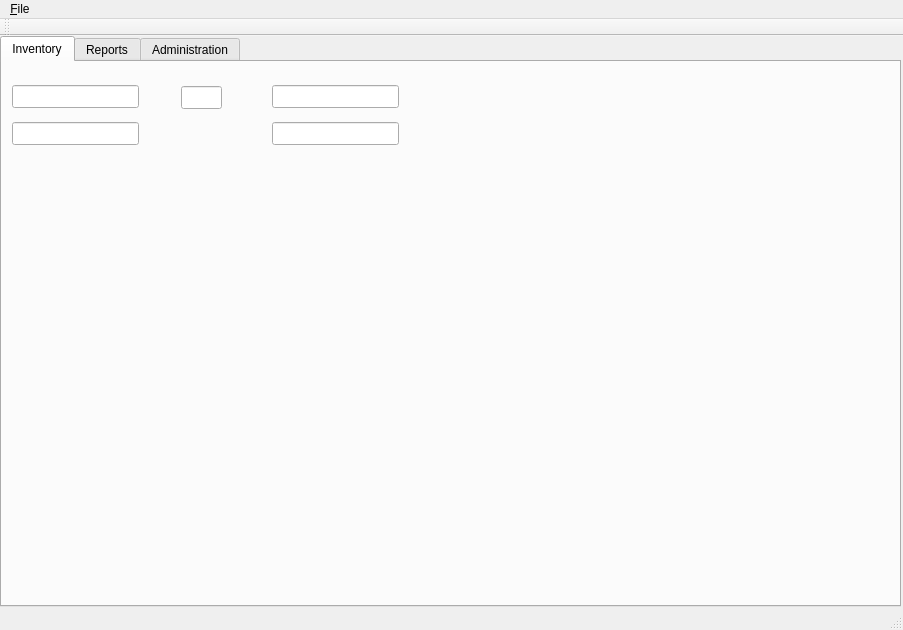
<?xml version="1.0" encoding="UTF-8"?>
<ui version="4.0">
 <class>HomePage</class>
 <widget class="QMainWindow" name="HomePage">
  <property name="geometry">
   <rect>
    <x>0</x>
    <y>0</y>
    <width>903</width>
    <height>630</height>
   </rect>
  </property>
  <property name="windowTitle">
   <string>HomePage</string>
  </property>
  <widget class="QWidget" name="centralWidget">
   <widget class="QTabWidget" name="tabWidget">
    <property name="geometry">
     <rect>
      <x>0</x>
      <y>0</y>
      <width>901</width>
      <height>571</height>
     </rect>
    </property>
    <property name="currentIndex">
     <number>0</number>
    </property>
    <widget class="QWidget" name="tab_1">
     <attribute name="title">
      <string>Inventory</string>
     </attribute>
     <widget class="QLineEdit" name="parts">
      <property name="geometry">
       <rect>
        <x>10</x>
        <y>23</y>
        <width>127</width>
        <height>23</height>
       </rect>
      </property>
      <property name="clearButtonEnabled">
       <bool>false</bool>
      </property>
     </widget>
     <widget class="QLineEdit" name="lineEdit_2">
      <property name="geometry">
       <rect>
        <x>10</x>
        <y>60</y>
        <width>127</width>
        <height>23</height>
       </rect>
      </property>
     </widget>
     <widget class="QLabel" name="label">
      <property name="geometry">
       <rect>
        <x>120</x>
        <y>20</y>
        <width>31</width>
        <height>31</height>
       </rect>
      </property>
      <property name="text">
       <string/>
      </property>
      <property name="pixmap">
       <pixmap>icons/search.png</pixmap>
      </property>
      <property name="scaledContents">
       <bool>false</bool>
      </property>
     </widget>
     <widget class="QLineEdit" name="lineEdit_3">
      <property name="geometry">
       <rect>
        <x>270</x>
        <y>23</y>
        <width>127</width>
        <height>23</height>
       </rect>
      </property>
     </widget>
     <widget class="QLineEdit" name="lineEdit_4">
      <property name="geometry">
       <rect>
        <x>270</x>
        <y>60</y>
        <width>127</width>
        <height>23</height>
       </rect>
      </property>
     </widget>
     <widget class="QLineEdit" name="lineEdit_5">
      <property name="geometry">
       <rect>
        <x>179</x>
        <y>24</y>
        <width>41</width>
        <height>23</height>
       </rect>
      </property>
     </widget>
     <zorder>parts</zorder>
     <zorder>lineEdit_2</zorder>
     <zorder>lineEdit_3</zorder>
     <zorder>lineEdit_4</zorder>
     <zorder>lineEdit_5</zorder>
     <zorder>label</zorder>
    </widget>
    <widget class="QWidget" name="tab_2">
     <attribute name="title">
      <string>Reports</string>
     </attribute>
    </widget>
    <widget class="QWidget" name="tab">
     <attribute name="title">
      <string>Administration</string>
     </attribute>
    </widget>
   </widget>
  </widget>
  <widget class="QMenuBar" name="menuBar">
   <property name="geometry">
    <rect>
     <x>0</x>
     <y>0</y>
     <width>903</width>
     <height>25</height>
    </rect>
   </property>
   <widget class="QMenu" name="menu_File">
    <property name="title">
     <string>&amp;File</string>
    </property>
   </widget>
   <addaction name="menu_File"/>
  </widget>
  <widget class="QToolBar" name="mainToolBar">
   <attribute name="toolBarArea">
    <enum>TopToolBarArea</enum>
   </attribute>
   <attribute name="toolBarBreak">
    <bool>false</bool>
   </attribute>
  </widget>
  <widget class="QStatusBar" name="statusBar"/>
  <action name="actionExit">
   <property name="text">
    <string>Exit</string>
   </property>
  </action>
 </widget>
 <layoutdefault spacing="6" margin="11"/>
 <resources/>
 <connections/>
</ui>
